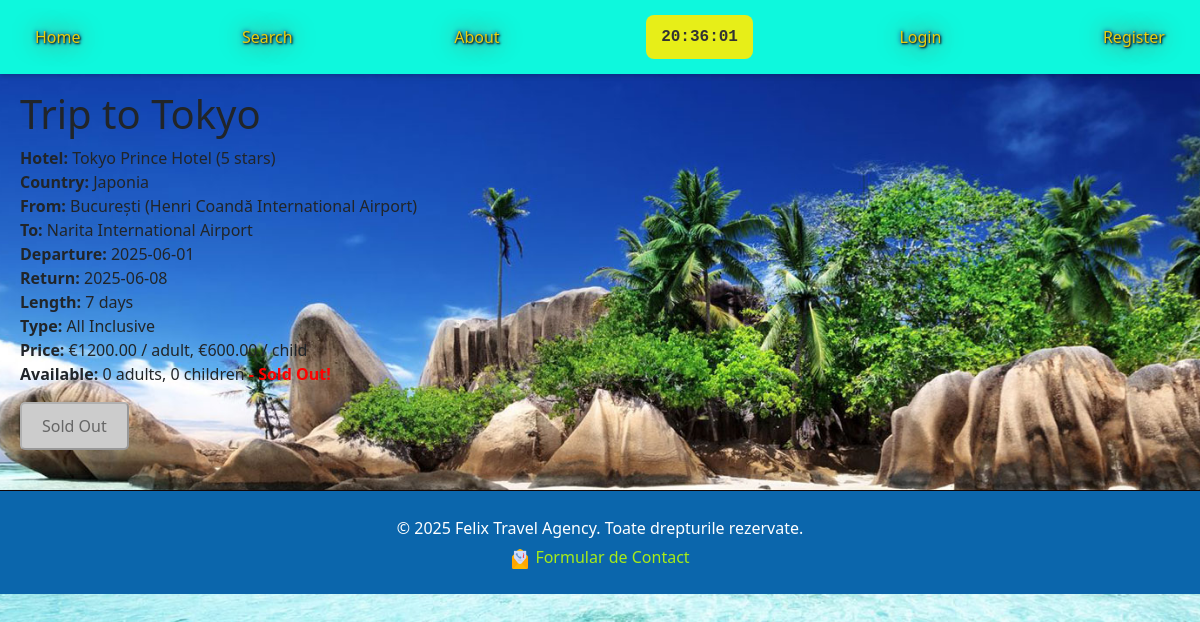
Page /trip/1/ on the earlier database version.
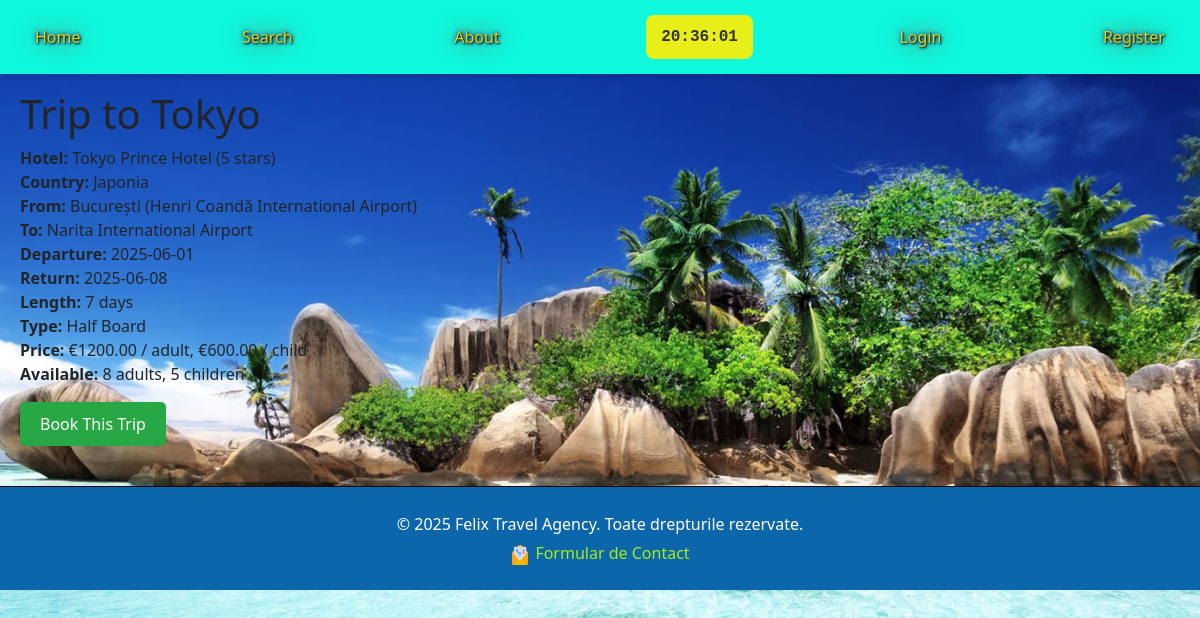
Same page on the later database version.
### trips/models.py (models this page shows, shortened)
class Trip(models.Model):
    TRIP_TYPES = (
        ('BB', 'Bed & Breakfast'),
        ('HB', 'Half Board'),
        ('FB', 'Full Board'),
        ('AI', 'All Inclusive'),
    )
    departure_city = models.ForeignKey(City, related_name='departure_trips', on_delete=models.CASCADE)
    departure_airport = models.ForeignKey(Airport, related_name='departure_trips', on_delete=models.CASCADE)
    destination_city = models.ForeignKey(City, related_name='destination_trips', on_delete=models.CASCADE)
    destination_hotel = models.ForeignKey(Hotel, on_delete=models.CASCADE)
    destination_airport = models.ForeignKey(Airport, related_name='destination_trips', on_delete=models.CASCADE)
    departure_date = models.DateField()
    return_date = models.DateField()
    length_of_stay = models.IntegerField()  # in days
    trip_type = models.CharField(max_length=2, choices=TRIP_TYPES)
    price_adult = models.DecimalField(max_digits=10, decimal_places=2)
    price_child = models.DecimalField(max_digits=10, decimal_places=2)
    promoted = models.BooleanField(default=False)
    places_adults = models.IntegerField()
    places_children = models.IntegerField()

class City(models.Model):
    name = models.CharField(max_length=100)
    country = models.ForeignKey(Country, on_delete=models.CASCADE)
    image = models.ImageField(upload_to='city_images/', null=True, blank=True)
    class Meta:
        unique_together = ['name', 'country']

class Hotel(models.Model):
    name = models.CharField(max_length=100)
    standard = models.IntegerField(choices=[(i, f"{i} stars") for i in range(1, 6)])  # 1-5 stars
    description = models.TextField()
    city = models.ForeignKey(City, on_delete=models.CASCADE)

class Country(models.Model):
    name = models.CharField(max_length=100, unique=True)
    continent = models.ForeignKey(Continent, on_delete=models.CASCADE)

class Airport(models.Model):
    name = models.CharField(max_length=100)
    city = models.ForeignKey(City, on_delete=models.CASCADE)

### trips/views.py (the view)
# urls.py: path('trip/<int:trip_id>/', views.trip_detail, name='trip_detail'),
def trip_detail(request, trip_id):
    trip = get_object_or_404(Trip, id=trip_id)
    similar_trips = Trip.objects.filter(destination_city=trip.destination_city).exclude(id=trip_id)[:3]
    return render(request, 'trips/trip_detail.html', {'trip': trip, 'similar_trips': similar_trips})

### trips/context_processors.py (called while the page is built)
def user_purchases(request):
    if request.user.is_authenticated:
        purchases = Purchase.objects.filter(user=request.user).select_related('trip__destination_hotel__city').order_by('-purchase_date')[:5]
        return {'user_purchases': purchases}
    return {'user_purchases': []}

### trips/templates/trips/trip_detail.html (shortened to what this page needs)
{% extends 'trips/master.html' %}
{% load static %}
{% block extra_css %}
    <link rel="stylesheet" href="{% static 'css/trip_detail.css' %}">
{% endblock %}
{% block content %}
    <h1>Trip to {{ trip.destination_city.name }}</h1>
    <p>
        <strong>Hotel:</strong> {{ trip.destination_hotel.name }} ({{ trip.destination_hotel.standard }} stars)<br>
        <strong>Country:</strong> {{ trip.destination_hotel.city.country.name }}<br>
        <strong>From:</strong> {{ trip.departure_city.name }} ({{ trip.departure_airport.name }})<br>
        <strong>To:</strong> {{ trip.destination_airport.name }}<br>
        <strong>Departure:</strong> {{ trip.departure_date|date:"Y-m-d" }}<br>
        <strong>Return:</strong> {{ trip.return_date|date:"Y-m-d" }}<br>
        <strong>Length:</strong> {{ trip.length_of_stay }} days<br>
        <strong>Type:</strong> {{ trip.get_trip_type_display }}<br>
        <strong>Price:</strong> €{{ trip.price_adult }} / adult, €{{ trip.price_child }} / child<br>
        <strong>Available:</strong> {{ trip.places_adults }} adults, {{ trip.places_children }} children
        {% if trip.places_adults == 0 and trip.places_children == 0 %}
            <span class="unavailable"> - Sold Out!</span>
        {% elif trip.places_adults <= 2 or trip.places_children <= 2 %}
            <span class="limited-places"> - Hurry! Limited places!</span>
        {% endif %}
    </p>
    {% if trip.places_adults > 0 or trip.places_children > 0 %}
        <a href="{% url 'purchase_trip' trip.id %}" class="book-button">Book This Trip</a>
    {% else %}
        <button class="book-button disabled" disabled>Sold Out</button>
    {% endif %}
{% endblock %}

Differences in the rows shown:
changed Trip "Tokyo": trip_type "All Inclusive" → "Half Board"; places_adults "0" → "8"; places_children "0" → "5"
Other differences:
text no longer shown: "- Sold Out! Sold Out"
text now shown: "Book This Trip"
